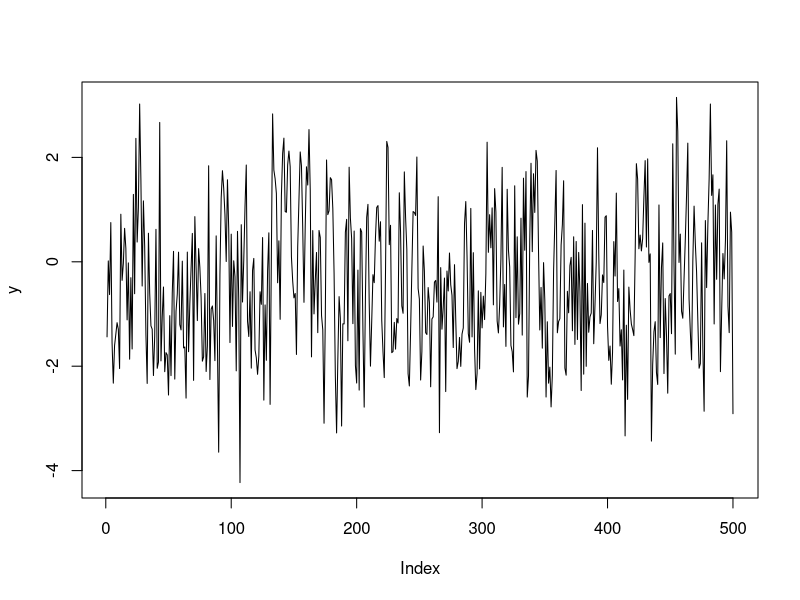
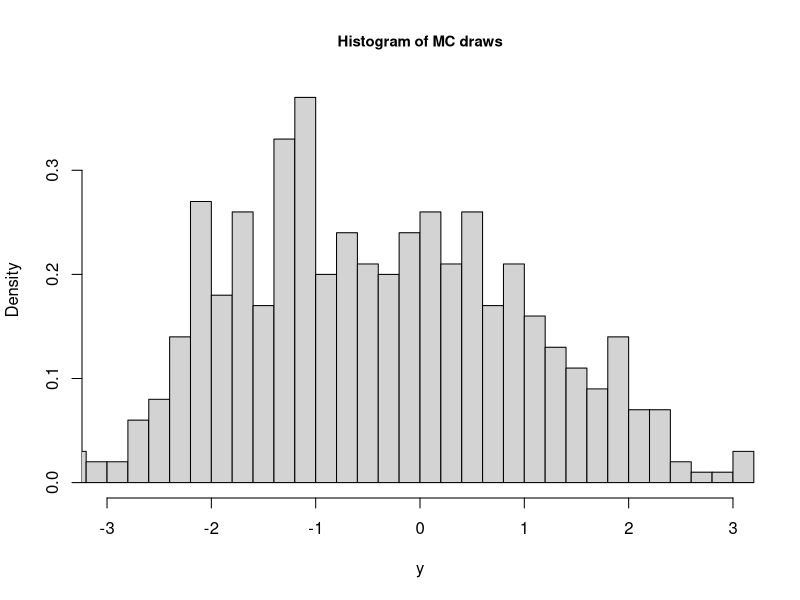

Write R code to recreate these figures, in order.
## ---- chunk 1
library(knitr)
opts_knit$set(root.dir = "C:/Teaching/Undergrad/data ECO374")
## ---- chunk 2
if (!require("statip")) install.packages("statip")
library(statip)
## ---- chunk 3
n <- 500
y <- seq(0,0,length.out=n)
s1 <- seq(0,0,length.out=n+1)
s2 <- seq(0,0,length.out=n+1)
e <- rnorm(n, mean = 0, sd = 1)

s1[1] <- 0 # initialize 
s2[1] <- 1

for (i in 1:500) {

  if (s1[i]==1)  {
    y[i] <- 1 + e[i]            # model in state 1
    
    s1[i+1] <- rbern(1, 0.7)
    if (s1[i+1]==0) {
      s2[i+1] <- 1
    } else {
      s2[i+1] <- 0
    }
    
    
  } else {
    y[i] <- -1 + e[i]
    
    s2[i+1] <- rbern(1, 0.9)
    if (s2[i+1]==0) {
      s1[i+1] <- 1
    } else {
      s1[i+1] <- 0
    }
  }
  
}

plot(y, type="l")

## ---- chunk 4
s1
## ---- chunk 5
s2
## ---- chunk 6
hist(y, prob = TRUE, breaks=50, xlim=c(-3,3), col="lightgrey", main="Histogram of MC draws", cex.main=0.9)
